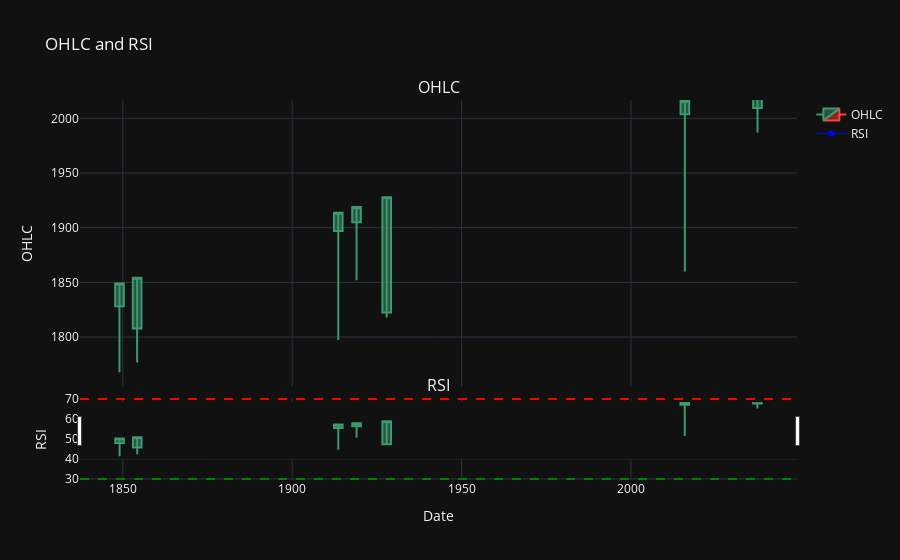

Write notebook code for a chart like this one.
### Code cell
from plotly.subplots import make_subplots

def calculate_rsi(data,window=14):
    delta = data['Close'].diff()
    gain = (delta.where(delta > 0 , 0)).rolling(window=window).mean()
    loss = (delta.where(delta < 0 , 0)).rolling(window=window).mean()
    rs = gain / loss
    rsi = 100-(100/(1 + rs))
    return rsi

df['RSI'] = calculate_rsi(df)
print(df[['Close','RSI']].tail())


# Assuming 'df' is your DataFrame with 'Time', 'Open', 'High', 'Low', 'Close', and 'RSI' columns

# Create subplots: 2 rows, 1 column
fig = make_subplots(rows=2, cols=1, shared_xaxes=True,
                    vertical_spacing=0.03, subplot_titles=('OHLC', 'RSI'),
                    row_width=[0.2, 0.7])

# Plot OHLC on 1st row
fig.add_trace(go.Candlestick(x=df['Close'], open=df['Open'], high=df['High'],
                             low=df['Low'], close=df['Close'], name='OHLC'),
              row=1, col=1)

# Plot RSI on 2nd row
fig.add_trace(go.Scatter(x=df['Close'], y=df['RSI'], line=dict(color='blue', width=1), name='RSI'),
              row=2, col=1)

# Add upper/lower bounds
fig.add_hline(y=70, line_dash="dash", line_color="red", row=2, col=1)
fig.add_hline(y=30, line_dash="dash", line_color="green", row=2, col=1)

# Update x-axis labels
fig.update_xaxes(title_text='Date', row=2, col=1)

# Update y-axis labels
fig.update_yaxes(title_text='OHLC', row=1, col=1)
fig.update_yaxes(title_text='RSI', row=2, col=1)

# Update title and height
fig.update_layout(title='OHLC and RSI', height=600, template='plotly_dark')

# Show the plot
fig.show()

### Figure 1 — Plotly figure (JSON) as saved in the notebook; plotly's stock layout.template omitted (floating-point values rounded to 4 significant figures)
{"data": [{"close": [2037.0, 2016.0, 1914.0, 1849.0, 1854.0, 1928.0, 1919], "high": ["1987.06000000", "1860.00000000", "1797.20000000", "1767.69000000", "1776.75000000", "1817.88000000", "1852.00000000"], "low": ["2003.66000000", "1896.90000000", "1828.08000000", "1807.74000000", "1822.43000000", "1904.98000000", "1902.56000000"], "name": "OHLC", "open": ["2009.52000000", "2003.67000000", "1896.90000000", "1828.09000000", "1807.74000000", "1822.43000000", "1904.98000000"], "type": "candlestick", "x": [2037.0, 2016.0, 1914.0, 1849.0, 1854.0, 1928.0, 1919], "xaxis": "x", "yaxis": "y"}, {"line": {"color": "blue", "width": 1}, "name": "RSI", "type": "scatter", "x": [2037.0, 2016.0, 1914.0, 1849.0, 1854.0, 1928.0, 1919], "xaxis": "x2", "y": [null, null, null, null, null, null, null], "yaxis": "y2"}], "layout": {"annotations": [{"font": {"size": 16}, "showarrow": false, "text": "OHLC", "x": 0.5, "xanchor": "center", "xref": "paper", "y": 1, "yanchor": "bottom", "yref": "paper"}, {"font": {"size": 16}, "showarrow": false, "text": "RSI", "x": 0.5, "xanchor": "center", "xref": "paper", "y": 0.2156, "yanchor": "bottom", "yref": "paper"}], "autosize": true, "shapes": [{"line": {"color": "red", "dash": "dash"}, "type": "line", "x0": 0, "x1": 1, "xref": "x2 domain", "y0": 70, "y1": 70, "yref": "y2"}, {"line": {"color": "green", "dash": "dash"}, "type": "line", "x0": 0, "x1": 1, "xref": "x2 domain", "y0": 30, "y1": 30, "yref": "y2"}], "title": {"text": "OHLC and RSI"}, "xaxis": {"anchor": "y", "autorange": true, "domain": [0, 1], "matches": "x2", "range": [1838.0, 2049.0], "rangeslider": {"autorange": true, "range": [1838.0, 2049.0], "yaxis": {"_template": null, "rangemode": "match"}}, "showticklabels": false, "type": "linear"}, "xaxis2": {"anchor": "y2", "autorange": true, "domain": [0, 1], "range": [1838.0, 2049.0], "title": {"text": "Date"}, "type": "linear"}, "yaxis": {"anchor": "x", "autorange": true, "domain": [0.2456, 1], "range": [1755.0, 2017.0], "title": {"text": "OHLC"}}, "yaxis2": {"anchor": "x2", "autorange": true, "domain": [0, 0.2156], "range": [29.55, 70.45], "title": {"text": "RSI"}}}}
